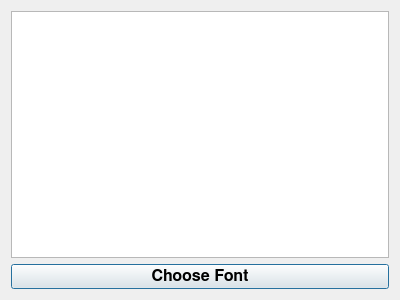
<?xml version="1.0" encoding="UTF-8"?>
<ui version="4.0">
 <class>Dialog</class>
 <widget class="QDialog" name="Dialog">
  <property name="geometry">
   <rect>
    <x>0</x>
    <y>0</y>
    <width>400</width>
    <height>300</height>
   </rect>
  </property>
  <property name="windowTitle">
   <string>Dialog</string>
  </property>
  <layout class="QVBoxLayout" name="verticalLayout">
   <item>
    <widget class="QTextEdit" name="textEdit"/>
   </item>
   <item>
    <widget class="QPushButton" name="pushButton">
     <property name="font">
      <font>
       <family>FreeSans</family>
       <pointsize>12</pointsize>
       <bold>true</bold>
      </font>
     </property>
     <property name="text">
      <string>Choose Font</string>
     </property>
    </widget>
   </item>
  </layout>
 </widget>
 <resources/>
 <connections/>
</ui>
